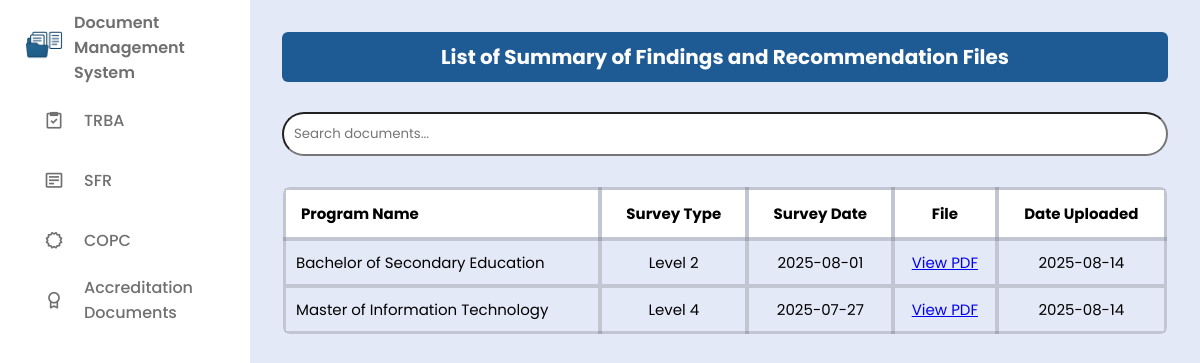
The app's page /users/sfr.php, older data.
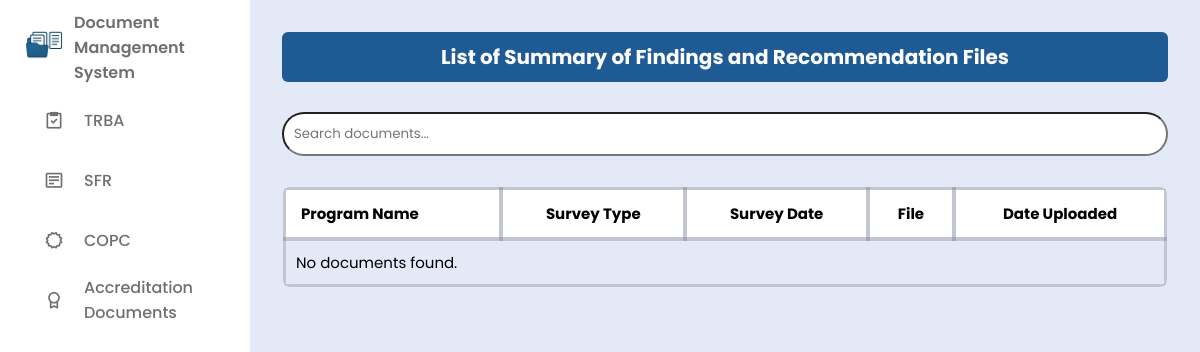
The same page, newer data.
### tables this page shows
CREATE TABLE `sfr` (
  `id` int(11) NOT NULL,
  `program_name` varchar(255) NOT NULL,
  `survey_type` varchar(255) NOT NULL,
  `survey_date` date NOT NULL,
  `file_name` varchar(255) NOT NULL,
  `date_uploaded` date NOT NULL DEFAULT current_timestamp()
);

### users/sfr.php (the view, shortened to what this page needs)
<?php
require '../db/db_conn.php';
$isAdmin = isset($_SESSION['user_role']) && $_SESSION['user_role'] === 'admin';
?>
<!DOCTYPE html>
<html lang="en">
<head>
  <link href="https://unpkg.com/boxicons@2.1.4/css/boxicons.min.css" rel="stylesheet" />
  <link rel="stylesheet" href="../css/style.css" />
</head>
<body>
<?php include('../includes/sidebar.php'); ?>
<section class="dashboard-content">
  <section class="table-section">
    <h2>List of Summary of Findings and Recommendation Files</h2>
    <div class="search-bar">
      <input type="text" id="searchInput" placeholder="Search documents..." onkeyup="filterTable()" />
    </div>
    <div class="table-container">
      <table>
        <thead>
          <tr>
            <th>Program Name</th>
            <th>Survey Type</th>
            <th>Survey Date</th>
            <th>File</th>
            <th>Date Uploaded</th>
          </tr>
        </thead>
        <tbody>
        <?php
        $sql = "SELECT * FROM sfr ORDER BY date_uploaded DESC";
        $result = $conn->query($sql);
        if ($result && $result->num_rows > 0):
          while ($row = $result->fetch_assoc()):
        ?>
          <tr>
            <td><?= htmlspecialchars($row['program_name']) ?></td>
            <td><?= htmlspecialchars($row['survey_type']) ?></td>
            <td><?= htmlspecialchars($row['survey_date']) ?></td>
            <td><a href="../uploads/sfr/<?= htmlspecialchars($row['file_name']) ?>" target="_blank">View PDF</a></td>
            <td><?= htmlspecialchars($row['date_uploaded']) ?></td>
          </tr>
        <?php endwhile; else: ?>
          <tr><td colspan="<?= $isAdmin ? 6 : 5 ?>">No documents found.</td></tr>
        <?php endif; ?>
        </tbody>
      </table>
    </div>
  </section>
</section>
</body>
</html>

Row changes from the older to the newer data that the page shows:
removed sfr: program_name "Bachelor of Secondary Education", survey_type "Level 2", survey_date "2025-08-01", date_uploaded "2025-08-14"
removed sfr: program_name "Master of Information Technology", survey_type "Level 4", survey_date "2025-07-27", date_uploaded "2025-08-14"
Text that changed along with them:
text now shown: "No documents found."
